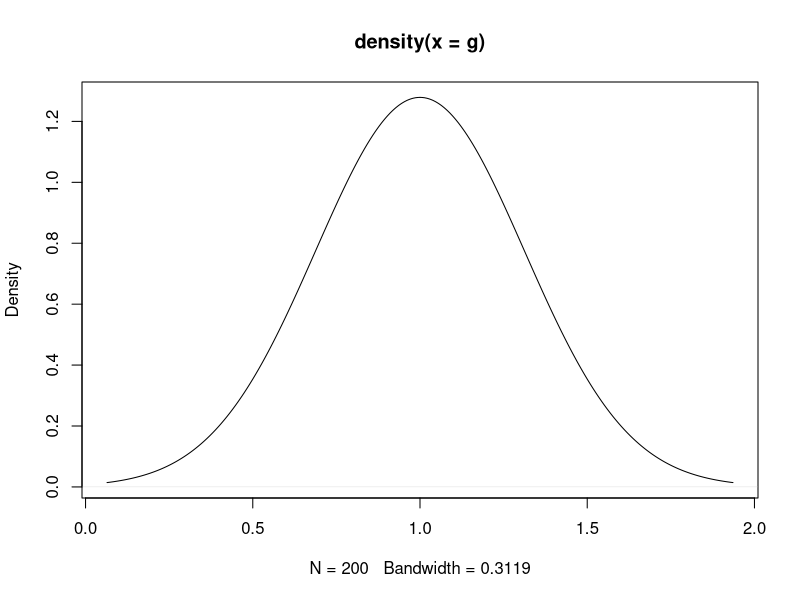
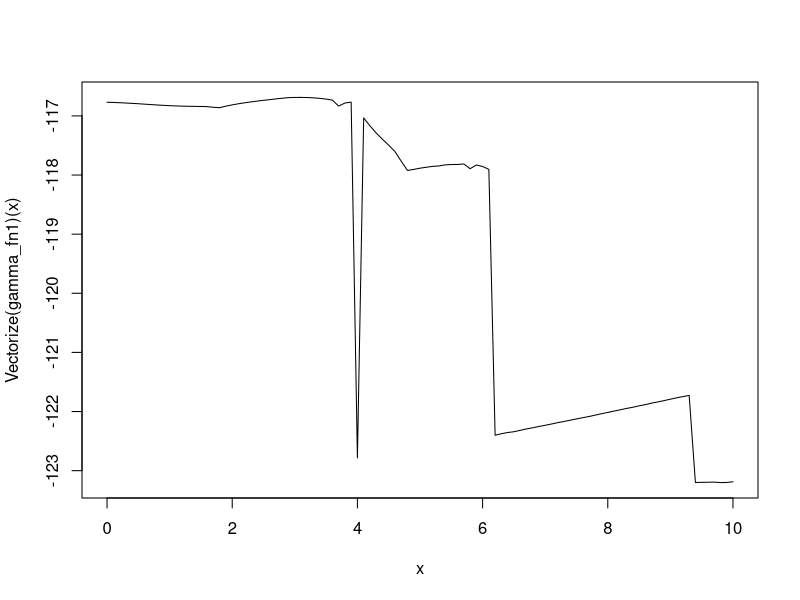
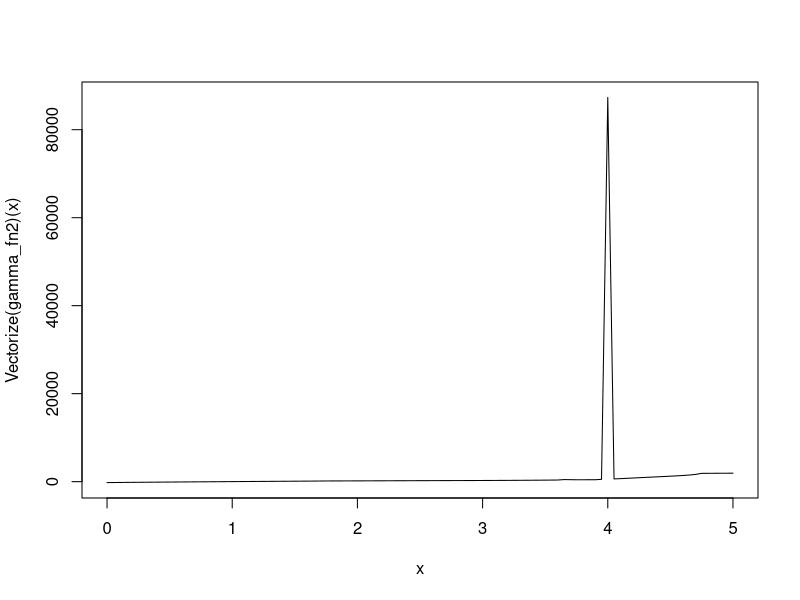
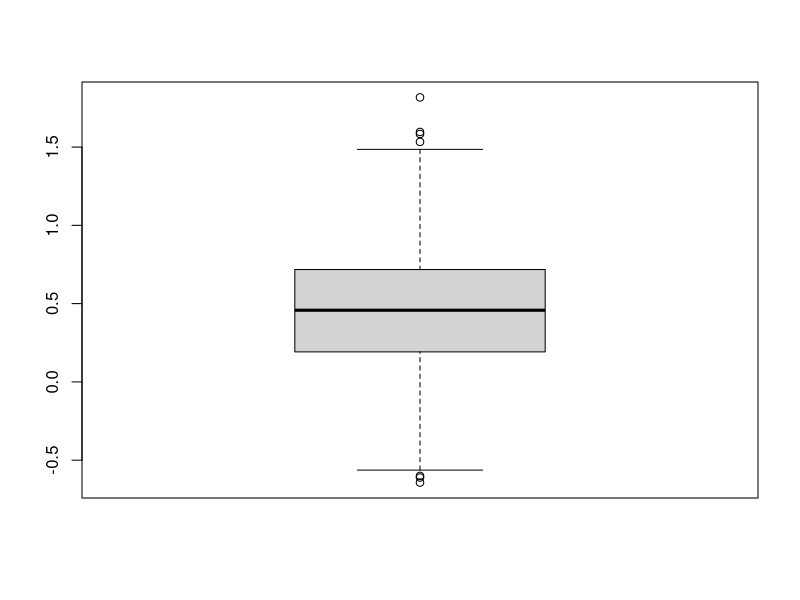

Here is the R script that generated these plots, in order: (Note: this script raises an error after producing the figures.)
library(tidyverse)
library(ggplot2)
library(MASS)
library(lattice)
library(scatterplot3d)
library(nleqslv)

rm(list = ls(all.names = TRUE))

# サンプルサイズ
n = 200

# シミュレーションの繰り返し数
kk_T <- 1000

# 共変量の分布の設定、乱数の発生
mu <- c(0,0,0,0)

## 相関パラメータ
rho <- 0
Sigma <- matrix(c(1,rho,rho,rho,
                  rho,1,rho,rho,
                  rho,rho,1,rho,
                  rho,rho,rho,1),4,4)

XX <- mvrnorm(n, mu, Sigma)

# 処置の分布の設定,生成
T_lm <- 0.2+XX[,1]+XX[,2]+XX[,3]+XX[,4]
p_T <- exp(T_lm)/(1+exp(T_lm))

TT <- rep(0,n)
for (i in 1:n) {
  TT[i] <- rbinom(1,size=1,prob=p_T[i])
}

betax <- 0.2+TT+XX[,1]+XX[,2]

# 誤判別確率の生成

## アウトカムに誤判別が含まれる割合
mp <- 0.12
mp_size <- n * mp

## 誤判別のアウトカムのインデックス
mp_id <- sort(betax, decreasing = F, index=T)$ix %>% head(mp_size/2) 
mp_id <- mp_id %>% append(sort(betax, decreasing = T, index=T)$ix %>% head(mp_size/2))


# Potential outcomesの分布の設定
# アウトカムの回帰パラメータの設定
Y_lm1 <- 0.2+1+XX[,1]+XX[,2]; Y_lm0 <- 0.2+XX[,1]+XX[,2]
p_Y1 <- exp(Y_lm1)/(1+exp(Y_lm1)); p_Y0 <- exp(Y_lm0)/(1+exp(Y_lm0))


#　誤判別を含むアウトカムデータの生成
## Misclassified outcomesの割合の設定

YY1 <- YY0 <- YY <- rep(0,n);
for(i in 1:n){
  # potential outcomesの乱数の発生
  YY1[i] <- rbinom(1,size=1,prob=p_Y1[i])
  YY0[i] <- rbinom(1,size=1,prob=p_Y0[i])
 
  # 観測されるoutcome
  YY[i] <- TT[i]*YY1[i]+(1-TT[i])*YY0[i]
  
  # Misclassified outcomesの設定
  if(i %in% mp_id){
    if(YY[i]==1) {
      YY[i] <-  0
    }else if(YY[i]==0){
      YY[i] <- 1
    }
  }
}

# sum((TT*YY1 + (1-TT)*YY0) == YY) 

# 真の因果効果 (通常は推定不可能)
tau0 <- mean(YY1)-mean(YY0)
tau_naive <- mean(YY[TT==1])-mean(YY[TT==0])

# 傾向スコアの算出
ps_fit <- glm(TT~XX, family=binomial)$fit

# ZZ
ZZ <- XX[,1:2]
ZZ_tilde <- XX[,3:4]

####アウトカム回帰のみのモデル####

# 推定方程式
estimate_eq <- function(beta){
  beta_0 <- beta[1]
  beta_t <- beta[2]
  beta_z <- beta[3:4]
  
  or_ml <- beta_0 + TT*beta_t + ZZ%*%beta_z
  lp <- exp((gamma+1)*(or_ml))
  lq <- exp(YY*(gamma+1)*(or_ml))
  pi <- lp/(1+lp)
  g <- (lq/(1+lp))^(gamma/(1+gamma))
  w <- ifelse(TT==1, 1/ps_fit, 1/(1-ps_fit))
  
  return(c(t(w*g*(YY-pi))%*%rep(1,n), t(w*g*(YY-pi))%*%TT, t(w*g*(YY-pi))%*%ZZ))
}

# パラメータ推定 初期値：c(0,0,0,0)
estimate_pra_fn <- function(gamma){
  gamma <<- gamma
  beta_hat <- nleqslv(c(0,0,0,0), estimate_eq, method = "Newton")$x
  
  return(list(beta_hat=beta_hat, gamma=gamma))
}


## 重みのプロット
plot_fn <- function(beta,gamma,type="density"){
  beta_0 <- beta[1]
  beta_t <- beta[2]
  beta_z <- beta[3:4]
  
  or_ml <- beta_0 + TT*beta_t + ZZ%*%beta_z
  lp <- exp((gamma+1)*(or_ml))
  lq <- exp(YY*(gamma+1)*(or_ml))
  pi <- lp/(1+lp)
  g <- (lq/(1+lp))^(gamma/(1+gamma))
  
  if(type == "density"){
    plot(density(g))
  }else if(type == "hist"){
    hist(g)
  }else{
    print("error")
  }
}

## 結果

gamma <- 0
beta_hat <- estimate_pra_fn(gamma)$beta_hat
print(beta_hat)
plot_fn(beta_hat, gamma, type = "density")



# gamma <- 1
# beta_hat <- estimate_pra_fn(gamma)
# 
# beta_t <- beta_hat[2]


# ガンマの選択について
gamma_0 <- 0.1
gamma <- 0.1

gamma_fn1 <- function(gamma){
  beta_hat <- estimate_pra_fn(gamma)$beta_hat
  
  or_ml <- beta_hat[1] + TT*beta_hat[2] + ZZ%*%beta_hat[3:4]
  lp <- exp(or_ml)
  pi <- lp/(1+lp)
  return(-sum(pi^(gamma_0+1)+(1-pi)^(gamma_0+1))^(1/(gamma_0+1)))
}

gamma_hat <- optimise(gamma_fn1,c(0,10))$minimum

## plot
curve(Vectorize(gamma_fn1)(x), 0, 10)
# plot(gamma_fn1, 0, 10)


# gamma_fn2 <- function(gamma){
#   
#   gamma <<- gamma
#   beta_hat <- estimate_pra_fn(gamma)
#   
#   or_ml <- beta_hat[1] + TT*beta_hat[2] + ZZ%*%beta_hat[3:4]
#   lp <- exp(or_ml)
#   pi <- lp/(1+lp)
#   return(-prod(pi^(YY)*(1-pi)^(1-YY)))
# }
# 
# gamma_hat <- optimise(gamma_fn2,c(0,2.5))$minimum


gamma_fn2 <- function(gamma){
  
  
  beta_hat <- estimate_pra_fn(gamma)$beta_hat
  
  or_ml <- beta_hat[1] + TT*beta_hat[2] + ZZ%*%beta_hat[3:4]
  lp <- exp(or_ml)
  pi <- lp/(1+lp)
  
  C_gamma <- {pi^(1+gamma) + (1-pi)^(1+gamma)}^(gamma/(gamma+1))
  
  f <- pi^YY * (1-pi)^(1-YY)
  f_1 <- pi^YY * log(pi) * (1 - pi)^(1 - YY) - pi^YY * ((1 - pi)^(1 - YY) * log((1 - pi)))
  f_2 <- pi^YY * log(pi) * log(pi) * (1 - pi)^(1 - YY) - pi^YY * log(pi) * ((1 - pi)^(1 - YY) * log((1 - pi))) 
  - (pi^YY * log(pi) * ((1 - pi)^(1 - YY) * log((1 - pi))) - pi^YY * ((1 - pi)^(1 - YY) * log((1 - pi)) * log((1 - pi))))
  
  H_gamma <- f_1^2 * f^(gamma-2) * (2*(gamma-1)/C_gamma + f^gamma/C_gamma^2) + 2*f^(gamma-1)*f_2/C_gamma 
  
  
  return(sum(H_gamma))
}


# plot(gamma_fn2, 0, 10)
curve(Vectorize(gamma_fn2)(x), 0, 5)






# 新たなガンマによる推定結果

beta_hat_gamma_hat <- estimate_pra_fn(gamma_hat)


# まとめた推定

## 最適化のための関数にパラメータを入れられない

gamma_0 <- 0.1
estimate_fn <- function(gamma_0){
  gamma_0 <<- gamma_0
  gamma_hat <- optimise(gamma_fn1,c(0,2.5))$minimum
  
  beta_hat_gamma <- estimate_pra_fn(gamma_hat)$beta_hat
  
  return(list(beta_hat_gamma=beta_hat_gamma, gamma_hat=gamma_hat))
}


# シュミレーション開始
pb <- txtProgressBar(min = 1, max = kk_T, style = 3)

results.beta_t <- NULL
beta_t_list <- NULL

for (i in 1:kk_T) {
  setTxtProgressBar(pb,i)
  
  
  #　誤判別を含むアウトカムデータの生成
  ## Misclassified outcomesの割合の設定
  
  YY1 <- YY0 <- YY <- rep(0,n);
  for(i in 1:n){
    # potential outcomesの乱数の発生
    YY1[i] <- rbinom(1,size=1,prob=p_Y1[i])
    YY0[i] <- rbinom(1,size=1,prob=p_Y0[i])
  
    # 観測されるoutcome
    YY[i] <- TT[i]*YY1[i]+(1-TT[i])*YY0[i]
    
    # Misclassified outcomesの設定
    if(i %in% mp_id){
      if(YY[i]==1) {
        YY[i] <-  0
      }else if(YY[i]==0){
        YY[i] <- 1
      }
    }
  }

gamma <- 0.5

beta_hat <- estimate_pra_fn(gamma)$beta_hat
# print(beta_hat)
# plot_fn(beta_hat, gamma, type = "density")

beta_t <- beta_hat[2]

results.beta_t <- append(results.beta_t, beta_t)
}

results.beta_t %>% summary()
boxplot(results.beta_t)

## アウトプット
export_data <- data.frame(results.beta_t)
write_csv2(export_data, file = "~/Projects/gamma_DR_ver0.1/results/gamma0-5.csv")
write_csv2(export_data %>% summary() %>% data.frame(), file = "~/Projects/gamma_DR_ver0.1/results/gamma0-5summary.csv")




lm1 <- exp(beta_hat[1] + TT*beta_hat[2] + ZZ%*%beta_hat[3:4])
psy1 <- lm1/(lm1+1)
lm2 <- exp(beta_hat[1] + ZZ%*%beta_hat[3:4])
psy2 <- lm2/(lm2+1)

tau <- mean(psy1)-mean(psy2)

#  glmでgamma=0のときと一致するかの確認
##0.3678035 0.5080564 0.2977938 0.3353576

w <- ifelse(TT==1, 1/ps_fit, 1/(1-ps_fit))
result <- glm(YY~TT+XX[,1:2], family = binomial, weights = w)
